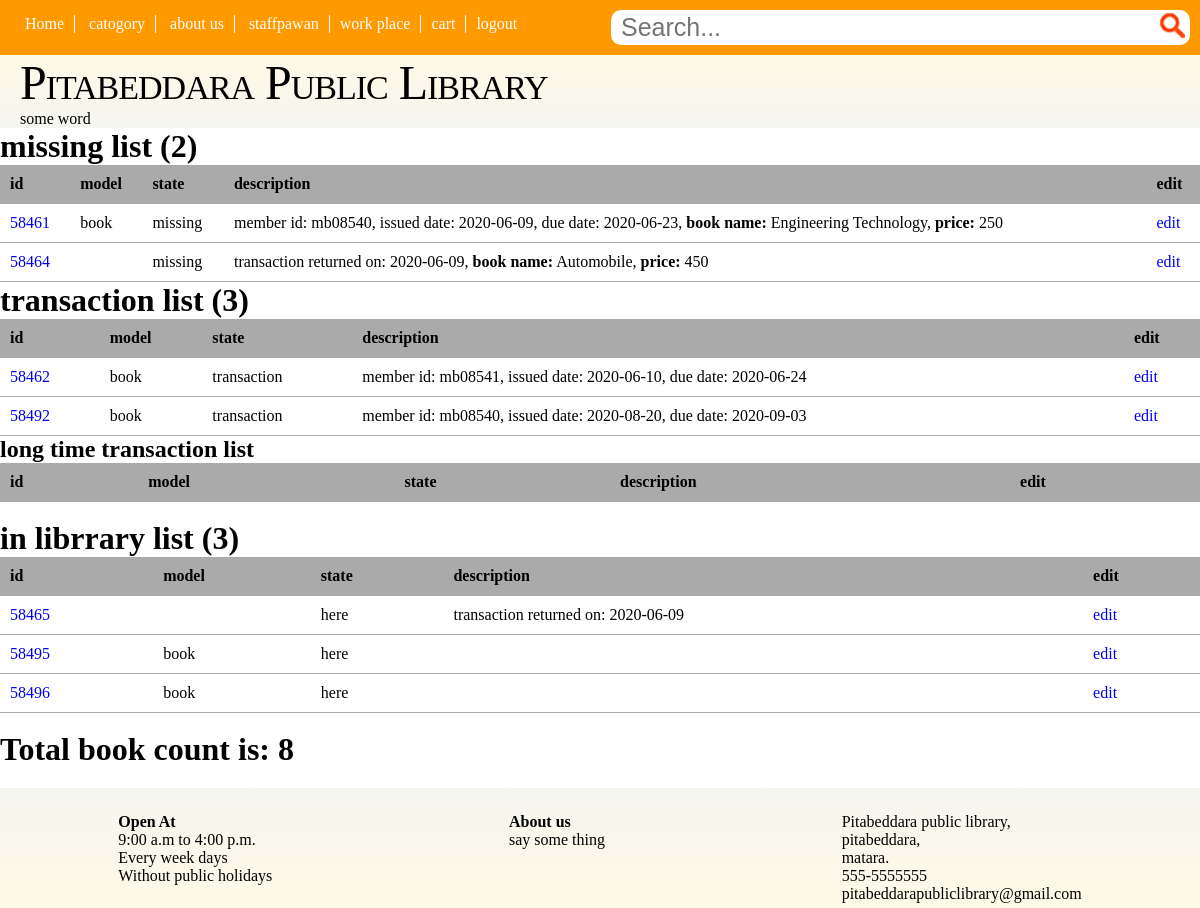
The page /survey_of_goods/current_input.php (signed in) on the database its author committed.
### tables this page shows
CREATE TABLE IF NOT EXISTS `survey_book` (
  `id` varchar(5) NOT NULL,
  `model` varchar(10) DEFAULT NULL,
  `state` varchar(15) DEFAULT 'missing',
  `description` varchar(100) DEFAULT NULL,
  PRIMARY KEY (`id`)
);

CREATE TABLE IF NOT EXISTS `book` (
  `id` varchar(5) NOT NULL,
  `name` varchar(50) DEFAULT NULL,
  `category_number` varchar(15) DEFAULT NULL,
  `writer` varchar(50) DEFAULT NULL,
  `statu` varchar(15) DEFAULT NULL,
  `printed_date` varchar(10) DEFAULT NULL,
  `price` float DEFAULT NULL,
  `reference` varchar(3) NOT NULL,
  PRIMARY KEY (`id`)
);

### survey_of_goods/current_input.php (the view, shortened to what this page needs)
<?php require_once('../connection/conn.php'); ?>
<?php
	$job_position='';
	if(isset($_SESSION['job_position'])){
		$job_position=$_SESSION['job_position'];
	}
	$missing_list='';
	$transaction_list='';
	$lt_list='';
	$total_count=0;
	if ($job_position=="admin" or $job_position=="assistant"){
		$query="SELECT id,model,state,description FROM survey_book WHERE state='missing'ORDER BY id";
		$rquery=mysqli_query($admin_conn,$query);
		if($rquery){
			if (mysqli_num_rows($rquery)>0) {
				$list_count=mysqli_num_rows($rquery);
				$total_count=$total_count+$list_count;
				$missing_list.="<h1>missing list ({$list_count})</h1>";
				$missing_list.="<div style=\"overflow-x:auto;\">";
				$missing_list.="<table class=\"userlist\">";
				$missing_list.="<tr><th>id</th><th>model</th><th>state</th><th>description</th><th>edit</th></tr>";
				while($detail=mysqli_fetch_assoc($rquery)){
					$missing_list.="<tr>";
						$missing_list.="<td><a href=\"../php/book_profile.php?id={$detail['id']}\" target=\"_blank\">{$detail['id']}</a></td>";
						$missing_list.="<td>{$detail['model']}</td>";
						$missing_list.="<td>{$detail['state']}</td>";
						$query="SELECT name,price FROM book WHERE id='{$detail['id']}' limit 1";
						$result_query=mysqli_query($admin_conn,$query);
						$name='';
						$price='';
						if ($result_query) {
							while ($book_detail=mysqli_fetch_assoc($result_query)) {
								$name=$book_detail['name'];
								$price=$book_detail['price'];
							}
						}
						$missing_list.="<td>{$detail['description']}, <b>book name:</b> {$name}, <b>price:</b> {$price}</td>";
						$missing_list.="<td><a href=\"edit_survey.php?id={$detail['id']}\" target=\"_blank\">edit</a></td>";
					$missing_list.="</tr>";
				}
				$missing_list.="</table>";
				$missing_list.="</div>";
			}
		}else{
			$missing_list="no missing book";
		}
		$query="SELECT id,model,state,description FROM survey_book WHERE state='transaction'ORDER BY id";
		$rquery=mysqli_query($admin_conn,$query);
		if ($rquery) {
			if (mysqli_num_rows($rquery)>0) {
				$list_count=mysqli_num_rows($rquery);
				$total_count=$total_count+$list_count;
				$transaction_list.="<h1>transaction list ({$list_count})</h1>";
				$transaction_list.="<div style=\"overflow-x:auto;\">";
				$transaction_list.="<table class=\"userlist\">";
				$transaction_list.="<tr><th>id</th><th>model</th><th>state</th><th>description</th><th>edit</th></tr>";
				$lt_list.="<h2>long time transaction list</h2>";
				$lt_list.="<div style=\"overflow-x:auto;\">";
				$lt_list.="<table class=\"userlist\">";
				$lt_list.="<tr><th>id</th><th>model</th><th>state</th><th>description</th><th>edit</th></tr>";
				while ($detail=mysqli_fetch_assoc($rquery)) {
					$book_id=$detail['id'];
					$trance="SELECT member_id,due_date from transactions where book_id='{$book_id}'";
					$rtrance=mysqli_query($admin_conn,$trance);
					if ($rtrance) {
						while ($get=mysqli_fetch_assoc($rtrance)) {
							$sdue_date=$get['due_date'];
							$stoday=date('Y-m-d');
							$today=date_create($stoday);
							$due_date=date_create($sdue_date);
							$diff=date_diff($due_date,$today);
							if ($diff->format("%R%a")>365) {
								$lt_list.="<tr>";
									$lt_list.="<td><a href=\"../php/book_profile.php?id={$detail['id']}\" target=\"_blank\">{$detail['id']}</a></td>";
									$lt_list.="<td>{$detail['model']}</td>";
									$lt_list.="<td>{$detail['state']}</td>";
									$lt_list.="<td>{$detail['description']}</td>";
									$lt_list.="<td><a href=\"edit_survey.php?id={$detail['id']}\" target=\"_blank\">edit</a></td>";
								$lt_list.="</tr>";
							}else{
								$transaction_list.="<tr>";
									$transaction_list.="<td><a href=\"../php/book_profile.php?id={$detail['id']}\" target=\"_blank\">{$detail['id']}</a></td>";
									$transaction_list.="<td>{$detail['model']}</td>";
									$transaction_list.="<td>{$detail['state']}</td>";
									$transaction_list.="<td>{$detail['description']}</td>";
									$transaction_list.="<td><a href=\"edit_survey.php?id={$detail['id']}\" target=\"_blank\">edit</a></td>";
								$transaction_list.="</tr>";
							}
						}
					}
				}
				$transaction_list.="</table>";
				$transaction_list.="</div>";
				$lt_list.="</table>";
				$lt_list.="</div>";
			}
		}
		$here_list='';
		$query="SELECT id,model,state,description FROM survey_book WHERE state='here' ORDER BY id";
		$rquery=mysqli_query($admin_conn,$query);
		if ($rquery) {
			$list_count=mysqli_num_rows($rquery);
			$total_count=$total_count+$list_count;
			$here_list.="<h1>in librrary list ({$list_count})</h1>";
			$here_list.="<div style=\"overflow-x:auto;\">";
			$here_list.="<table class=\"userlist\">";
			$here_list.="<tr><th>id</th><th>model</th><th>state</th><th>description</th><th>edit</th></tr>";
			while ($detail=mysqli_fetch_assoc($rquery)) {
				$here_list.="<tr>";
				$here_list.="<td><a href=\"../php/book_profile.php?id={$detail['id']}\" target=\"_blank\">{$detail['id']}</a></td>";
				$here_list.="<td>{$detail['model']}</td>";
				$here_list.="<td>{$detail['state']}</td>";
				$here_list.="<td>{$detail['description']}</td>";
				$here_list.="<td><a href=\"edit_survey.php?id={$detail['id']}\" target=\"_blank\">edit</a></td>";
				$here_list.="</tr>";
			}
			$here_list.="</table>";
			$here_list.="</div>";
		}
	}
?>
<!DOCTYPE html>
<html lang="en">
<head>
	<link rel="stylesheet" href="../css/list.css">
</head>
<body>
	<div>
		<?php require_once('header.php'); ?>
		<?php require_once('banner.php'); ?>
	</div>
	<main>
		<?php echo $missing_list; ?>
		<?php echo $transaction_list; ?>
		<?php echo $lt_list; ?>
		<br>
		<?php echo $here_list; ?>
		<br>
		<h1>Total book count is: <?php echo $total_count; ?></h1>
	</main>
	<div class="includeone">
		<?php require_once('footer.php') ?>
	</div>
</body>
</html>

### css/list.css (style rules this page uses)
* { margin: 0; padding: 0; }
a { text-decoration: none; }
table.userlist { width: 100%; border-collapse: collapse; }
table.userlist th { background: #aaa; }
table.userlist th, table.userlist td { padding: 10px; border-bottom: 1px solid #aaa; text-align: left; }

### css/main.css (style rules this page uses)
* { margin: 0; padding: 0; }
a { text-decoration: none; }

### rows shown on the page
survey_book: id "58461", model "book", state "missing", description "member id: mb08540, issued date: 2020-06-09, due date: 2020-06-23", book.name "Engineering Technology", book.price "250"
survey_book: id "58464", state "missing", description "transaction returned on: 2020-06-09", book.name "Automobile", book.price "450"
survey_book: id "58462", model "book", state "transaction", description "member id: mb08541, issued date: 2020-06-10, due date: 2020-06-24"
survey_book: id "58492", model "book", state "transaction", description "member id: mb08540, issued date: 2020-08-20, due date: 2020-09-03"
survey_book: id "58465", state "here", description "transaction returned on: 2020-06-09"
survey_book: id "58495", model "book", state "here"
survey_book: id "58496", model "book", state "here"

### other values the page prints
$last_name "staffpawan"
$list_count "2"
$list_count "3"
$total_count "8"
